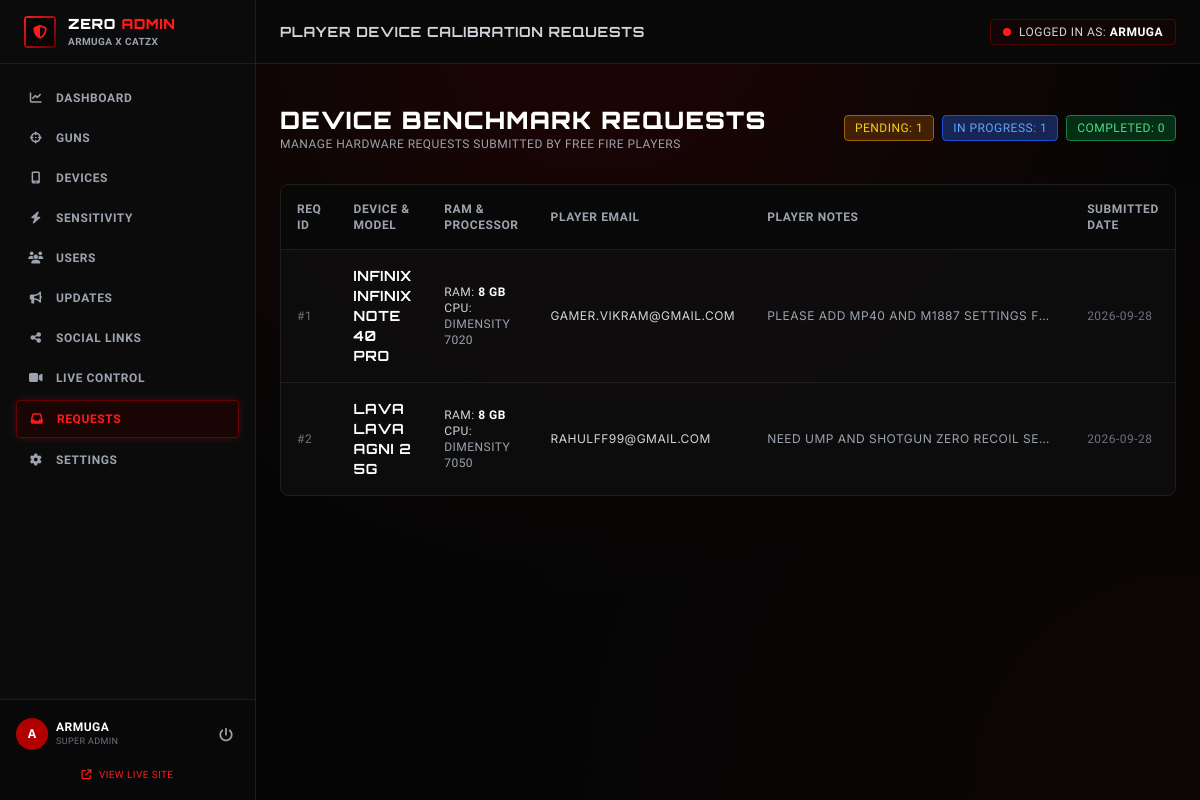
Page /admin/requests (signed in) on the committed database.
### tables this page shows
CREATE TABLE admins (
        id INTEGER PRIMARY KEY AUTOINCREMENT,
        name TEXT NOT NULL,
        email TEXT UNIQUE NOT NULL,
        password_hash TEXT NOT NULL,
        role TEXT DEFAULT 'admin',
        created_at TIMESTAMP DEFAULT CURRENT_TIMESTAMP
    );

CREATE TABLE device_requests (
        id INTEGER PRIMARY KEY AUTOINCREMENT,
        user_id INTEGER,
        user_email TEXT NOT NULL,
        brand TEXT NOT NULL,
        model TEXT NOT NULL,
        ram TEXT,
        processor TEXT,
        notes TEXT,
        status TEXT DEFAULT 'Pending',
        created_at TIMESTAMP DEFAULT CURRENT_TIMESTAMP,
        updated_at TIMESTAMP DEFAULT CURRENT_TIMESTAMP,
        FOREIGN KEY(user_id) REFERENCES users(id) ON DELETE SET NULL
    );

### app.py (the view)
@app.route("/admin/requests")
@admin_required
def admin_requests():
    conn = get_db()
    cursor = conn.cursor()
    cursor.execute("SELECT * FROM device_requests ORDER BY created_at DESC")
    requests_list = cursor.fetchall()
    cursor.execute("SELECT COUNT(*) FROM device_requests WHERE status = 'Pending'")
    pending_cnt = cursor.fetchone()[0]
    cursor.execute("SELECT COUNT(*) FROM device_requests WHERE status = 'In Progress'")
    in_prog_cnt = cursor.fetchone()[0]
    cursor.execute("SELECT COUNT(*) FROM device_requests WHERE status = 'Completed'")
    completed_cnt = cursor.fetchone()[0]
    conn.close()
    return render_template(
        "admin/requests.html",
        requests=requests_list,
        pending_count=pending_cnt,
        in_progress_count=in_prog_cnt,
        completed_count=completed_cnt
    )

### app.py (called while the page is built)
@app.context_processor
def inject_globals():
    conn = get_db()
    cursor = conn.cursor()
    cursor.execute("SELECT is_live, stream_url, title FROM live_stream WHERE id = 1")
    live_row = cursor.fetchone()
    conn.close()
    return {
        "current_user": get_current_user(),
        "current_admin": get_current_admin(),
        "live_info": live_row
    }

### auth.py (called while the page is built, shortened)
def admin_required(f):
    @wraps(f)
    def decorated_function(*args, **kwargs):
        if "admin_id" not in session:
            flash("Administrator authentication required.", "danger")
            return redirect(url_for("admin_login", next=request.url))
        return f(*args, **kwargs)
    return decorated_function

def get_current_user():
    return None

def get_current_admin():
    if "admin_id" in session:
        conn = get_db()
        cursor = conn.cursor()
        cursor.execute("SELECT id, name, email, role FROM admins WHERE id = ?", (session["admin_id"],))
        admin = cursor.fetchone()
        conn.close()
        return admin
    return None

### database.py (called while the page is built)
def get_db():
    conn = sqlite3.connect(DB_PATH)
    conn.row_factory = sqlite3.Row
    conn.execute("PRAGMA foreign_keys = ON;")
    return conn

### templates/admin/requests.html (shortened to what this page needs)
{% extends "admin/base.html" %}
{% block admin_title %}PLAYER DEVICE CALIBRATION REQUESTS{% endblock %}
{% block admin_content %}
<div class="space-y-8">
  <div class="flex flex-col sm:flex-row sm:items-center justify-between gap-4">
    <div>
      <h1 class="font-heading font-black text-2xl text-white">DEVICE BENCHMARK REQUESTS</h1>
      <p class="text-xs text-gray-400 font-esports">MANAGE HARDWARE REQUESTS SUBMITTED BY FREE FIRE PLAYERS</p>
    </div>
    <div class="flex items-center gap-2 text-xs font-esports">
      <span class="px-2.5 py-1 rounded bg-yellow-950 text-yellow-400 border border-yellow-700">
        PENDING: {{ pending_count }}
      </span>
      <span class="px-2.5 py-1 rounded bg-blue-950 text-blue-400 border border-blue-700">
        IN PROGRESS: {{ in_progress_count }}
      </span>
      <span class="px-2.5 py-1 rounded bg-green-950 text-green-400 border border-green-700">
        COMPLETED: {{ completed_count }}
      </span>
    </div>
  </div>
  <div class="glass-card rounded-lg border border-[#1E1E1E] overflow-hidden">
    <div class="overflow-x-auto">
      <table class="w-full text-left text-xs font-esports">
        <thead class="bg-[#080808] border-b border-[#1E1E1E] text-gray-400 uppercase tracking-wider">
          <tr>
            <th class="p-4">REQ ID</th>
            <th class="p-4">DEVICE & MODEL</th>
            <th class="p-4">RAM & PROCESSOR</th>
            <th class="p-4">PLAYER EMAIL</th>
            <th class="p-4">PLAYER NOTES</th>
            <th class="p-4">SUBMITTED DATE</th>
          </tr>
        </thead>
        <tbody class="divide-y divide-[#1E1E1E]">
          {% for r in requests %}
          <tr class="hover:bg-[#120505] transition">
            <td class="p-4 text-gray-500">#{{ r.id }}</td>
            <td class="p-4">
              <strong class="font-heading font-bold text-sm text-white block">{{ r.brand }} {{ r.model }}</strong>
            </td>
            <td class="p-4 text-gray-300">
              RAM: <strong class="text-white">{{ r.ram or 'N/A' }}</strong><br>
              CPU: <span class="text-gray-400">{{ r.processor or 'N/A' }}</span>
            </td>
            <td class="p-4 text-gray-300 font-body">
              {{ r.user_email }}
            </td>
            <td class="p-4 text-gray-400 font-body max-w-xs truncate" title="{{ r.notes }}">
              {{ r.notes or 'No specific notes' }}
            </td>
            <td class="p-4 text-gray-500">
              {{ r.created_at[:10] }}
            </td>
          </tr>
          {% endfor %}
        </tbody>
      </table>
    </div>
  </div>
</div>
{% endblock %}

### templates/admin/base.html (shortened to what this page needs)
<!DOCTYPE html>
<html lang="en" class="dark">
<head>
  <script src="https://cdn.tailwindcss.com"></script>
  <link rel="stylesheet" href="https://cdnjs.cloudflare.com/ajax/libs/font-awesome/6.5.1/css/all.min.css">
  <link rel="stylesheet" href="{{ url_for('static', filename='css/custom.css') }}">
</head>
<body class="bg-[#050505] text-white flex min-h-screen font-body selection:bg-[#B00000] selection:text-white">
  <aside class="w-64 bg-[#0B0B0B] border-r border-[#1E1E1E] flex flex-col justify-between flex-shrink-0 z-30">
    <div>
      <div class="h-16 flex items-center gap-3 px-6 border-b border-[#1E1E1E]">
        <div class="w-8 h-8 rounded bg-gradient-to-br from-[#FF1A1A] to-[#5A0000] p-0.5 flex-shrink-0">
          <div class="w-full h-full bg-[#050505] flex items-center justify-center">
            <i class="fa-solid fa-shield-halved text-[#FF1A1A] text-sm"></i>
          </div>
        </div>
        <div>
          <div class="font-heading font-black text-sm tracking-wider text-white">
            ZERO <span class="text-[#FF1A1A]">ADMIN</span>
          </div>
          <div class="text-[10px] font-esports text-gray-400 font-bold">
            ARMUGA X CATZX
          </div>
        </div>
      </div>
      <nav class="p-4 space-y-1 text-xs font-esports font-bold tracking-wider">
        <a href="{{ url_for('admin_dashboard') }}"
           class="flex items-center gap-3 px-3 py-2.5 rounded transition {% if request.path == '/admin' %}bg-[#1A0505] text-[#FF1A1A] border border-[#B00000]/50 shadow-[0_0_10px_rgba(255,26,26,0.2)]{% else %}text-gray-400 hover:text-white hover:bg-[#120505]{% endif %}">
          <i class="fa-solid fa-chart-line w-4 text-center"></i>
          <span>DASHBOARD</span>
        </a>
        <a href="{{ url_for('admin_guns') }}"
           class="flex items-center gap-3 px-3 py-2.5 rounded transition {% if request.path.startswith('/admin/guns') %}bg-[#1A0505] text-[#FF1A1A] border border-[#B00000]/50 shadow-[0_0_10px_rgba(255,26,26,0.2)]{% else %}text-gray-400 hover:text-white hover:bg-[#120505]{% endif %}">
          <i class="fa-solid fa-crosshairs w-4 text-center"></i>
          <span>GUNS</span>
        </a>
        <a href="{{ url_for('admin_devices') }}"
           class="flex items-center gap-3 px-3 py-2.5 rounded transition {% if request.path.startswith('/admin/devices') %}bg-[#1A0505] text-[#FF1A1A] border border-[#B00000]/50 shadow-[0_0_10px_rgba(255,26,26,0.2)]{% else %}text-gray-400 hover:text-white hover:bg-[#120505]{% endif %}">
          <i class="fa-solid fa-mobile-screen w-4 text-center"></i>
          <span>DEVICES</span>
        </a>
        <a href="{{ url_for('admin_sensitivities') }}"
           class="flex items-center gap-3 px-3 py-2.5 rounded transition {% if request.path.startswith('/admin/sensitivities') %}bg-[#1A0505] text-[#FF1A1A] border border-[#B00000]/50 shadow-[0_0_10px_rgba(255,26,26,0.2)]{% else %}text-gray-400 hover:text-white hover:bg-[#120505]{% endif %}">
          <i class="fa-solid fa-bolt w-4 text-center"></i>
          <span>SENSITIVITY</span>
        </a>
        <a href="{{ url_for('admin_users') }}"
           class="flex items-center gap-3 px-3 py-2.5 rounded transition {% if request.path.startswith('/admin/users') %}bg-[#1A0505] text-[#FF1A1A] border border-[#B00000]/50 shadow-[0_0_10px_rgba(255,26,26,0.2)]{% else %}text-gray-400 hover:text-white hover:bg-[#120505]{% endif %}">
          <i class="fa-solid fa-users w-4 text-center"></i>
          <span>USERS</span>
        </a>
        <a href="{{ url_for('admin_updates') }}"
           class="flex items-center gap-3 px-3 py-2.5 rounded transition {% if request.path.startswith('/admin/updates') %}bg-[#1A0505] text-[#FF1A1A] border border-[#B00000]/50 shadow-[0_0_10px_rgba(255,26,26,0.2)]{% else %}text-gray-400 hover:text-white hover:bg-[#120505]{% endif %}">
          <i class="fa-solid fa-bullhorn w-4 text-center"></i>
          <span>UPDATES</span>
        </a>
        <a href="{{ url_for('admin_social_links') }}"
           class="flex items-center gap-3 px-3 py-2.5 rounded transition {% if request.path.startswith('/admin/social-links') %}bg-[#1A0505] text-[#FF1A1A] border border-[#B00000]/50 shadow-[0_0_10px_rgba(255,26,26,0.2)]{% else %}text-gray-400 hover:text-white hover:bg-[#120505]{% endif %}">
          <i class="fa-solid fa-share-nodes w-4 text-center"></i>
          <span>SOCIAL LINKS</span>
        </a>
        <a href="{{ url_for('admin_live') }}"
           class="flex items-center gap-3 px-3 py-2.5 rounded transition {% if request.path.startswith('/admin/live') %}bg-[#1A0505] text-[#FF1A1A] border border-[#B00000]/50 shadow-[0_0_10px_rgba(255,26,26,0.2)]{% else %}text-gray-400 hover:text-white hover:bg-[#120505]{% endif %}">
          <i class="fa-solid fa-video w-4 text-center"></i>
          <span>LIVE CONTROL</span>
        </a>
        <a href="{{ url_for('admin_requests') }}"
           class="flex items-center gap-3 px-3 py-2.5 rounded transition {% if request.path.startswith('/admin/requests') %}bg-[#1A0505] text-[#FF1A1A] border border-[#B00000]/50 shadow-[0_0_10px_rgba(255,26,26,0.2)]{% else %}text-gray-400 hover:text-white hover:bg-[#120505]{% endif %}">
          <i class="fa-solid fa-inbox w-4 text-center"></i>
          <span>REQUESTS</span>
        </a>
        <a href="{{ url_for('admin_settings') }}"
           class="flex items-center gap-3 px-3 py-2.5 rounded transition {% if request.path.startswith('/admin/settings') %}bg-[#1A0505] text-[#FF1A1A] border border-[#B00000]/50 shadow-[0_0_10px_rgba(255,26,26,0.2)]{% else %}text-gray-400 hover:text-white hover:bg-[#120505]{% endif %}">
          <i class="fa-solid fa-gear w-4 text-center"></i>
          <span>SETTINGS</span>
        </a>
      </nav>
    </div>
    <div class="p-4 border-t border-[#1E1E1E] bg-[#080808]">
      <div class="flex items-center justify-between">
        <div class="flex items-center gap-2">
          <div class="w-8 h-8 rounded-full bg-[#B00000] flex items-center justify-center font-bold text-white text-xs">
            {{ current_admin.name[0]|upper }}
          </div>
          <div>
            <div class="text-xs font-esports font-bold text-white leading-tight">
              {{ current_admin.name }}
            </div>
            <div class="text-[9px] text-gray-500 font-esports">SUPER ADMIN</div>
          </div>
        </div>
        <a href="{{ url_for('admin_logout') }}" title="Logout" class="text-gray-400 hover:text-red-500 p-1.5 transition">
          <i class="fa-solid fa-power-off text-sm"></i>
        </a>
      </div>
      <div class="mt-2 text-center">
        <a href="{{ url_for('index') }}" target="_blank" class="text-[10px] font-esports text-[#FF1A1A] hover:underline">
          <i class="fa-solid fa-arrow-up-right-from-square mr-1"></i> VIEW LIVE SITE
        </a>
      </div>
    </div>
  </aside>
  <div class="flex-1 flex flex-col min-w-0 overflow-y-auto">
    <header class="h-16 bg-[#080808] border-b border-[#1E1E1E] px-6 flex items-center justify-between">
      <div class="flex items-center gap-3">
        <span class="font-heading font-bold text-sm text-gray-300">
          {% block admin_title %}ZERO RECOIL ADMIN PANEL{% endblock %}
        </span>
      </div>
      <div class="flex items-center gap-4 text-xs font-esports">
        <div class="flex items-center gap-2 bg-[#120505] px-3 py-1 rounded border border-[#B00000]/40">
          <span class="w-2 h-2 rounded-full bg-[#FF1A1A] animate-pulse"></span>
          <span class="text-gray-300">LOGGED IN AS: <strong class="text-white">{{ current_admin.name }}</strong></span>
        </div>
      </div>
    </header>
    <div class="px-6 pt-4">
    </div>
    <main class="p-6">
      {% block admin_content %}{% endblock %}
    </main>
  </div>
</body>
</html>

### static/css/custom.css (style rules this page uses)
:root { --bg-primary: #050505; --bg-secondary: #0B0B0B; --bg-card: rgba(15, 15, 15, 0.85); --bg-card-hover: rgba(25, 10, 10, 0.95); --red-dark: #5A0000; --red-crimson: #B00000; --red-bright: #FF1A1A; --red-glow: rgba(255, 26, 26, 0.35); --red-glow-strong: rgba(255, 26, 26, 0.7); --text-white: #FFFFFF; --text-gray: #A8A8A8; --text-muted: #6B7280; --border-dark: #1E1E1E; --border-red: #B00000; --border-red-glow: rgba(255, 26, 26, 0.4); }
* { box-sizing: border-box; }
body { background-color: var(--bg-primary); color: var(--text-white); font-family: 'Inter', sans-serif; overflow-x: hidden; background-image: radial-gradient(circle at 50% 0%, rgba(176, 0, 0, 0.15) 0%, transparent 60%), radial-gradient(circle at 100% 100%, rgba(90, 0, 0, 0.1) 0%, transparent 50%); min-height: 100vh; }
h1, h2, h3, .font-heading { font-family: 'Orbitron', sans-serif; letter-spacing: 0.05em; text-transform: uppercase; }
.font-subheading, .font-esports { font-family: 'Rajdhani', sans-serif; letter-spacing: 0.04em; text-transform: uppercase; }
.glass-card { background: var(--bg-card); backdrop-filter: blur(12px); -webkit-backdrop-filter: blur(12px); border: 1px solid rgba(255, 26, 26, 0.15); transition: all 0.25s ease-in-out; }

### rows in the picture
admins: name "A", name "ARMUGA"
device_requests: id "1", brand "INFINIX", model "INFINIX NOTE 40 PRO", ram "8 GB", processor "DIMENSITY 7020", user_email "GAMER.VIKRAM@GMAIL.COM", notes "PLEASE ADD MP40 AND M1887 SETTINGS F…", created_at "2026-09-28"
device_requests: id "2", brand "LAVA", model "LAVA AGNI 2 5G", ram "8 GB", processor "DIMENSITY 7050", user_email "RAHULFF99@GMAIL.COM", notes "NEED UMP AND SHOTGUN ZERO RECOIL SE…", created_at "2026-09-28"

### other values in the picture
{{ pending_count }} "1"
{{ in_progress_count }} "1"
{{ completed_count }} "0"
